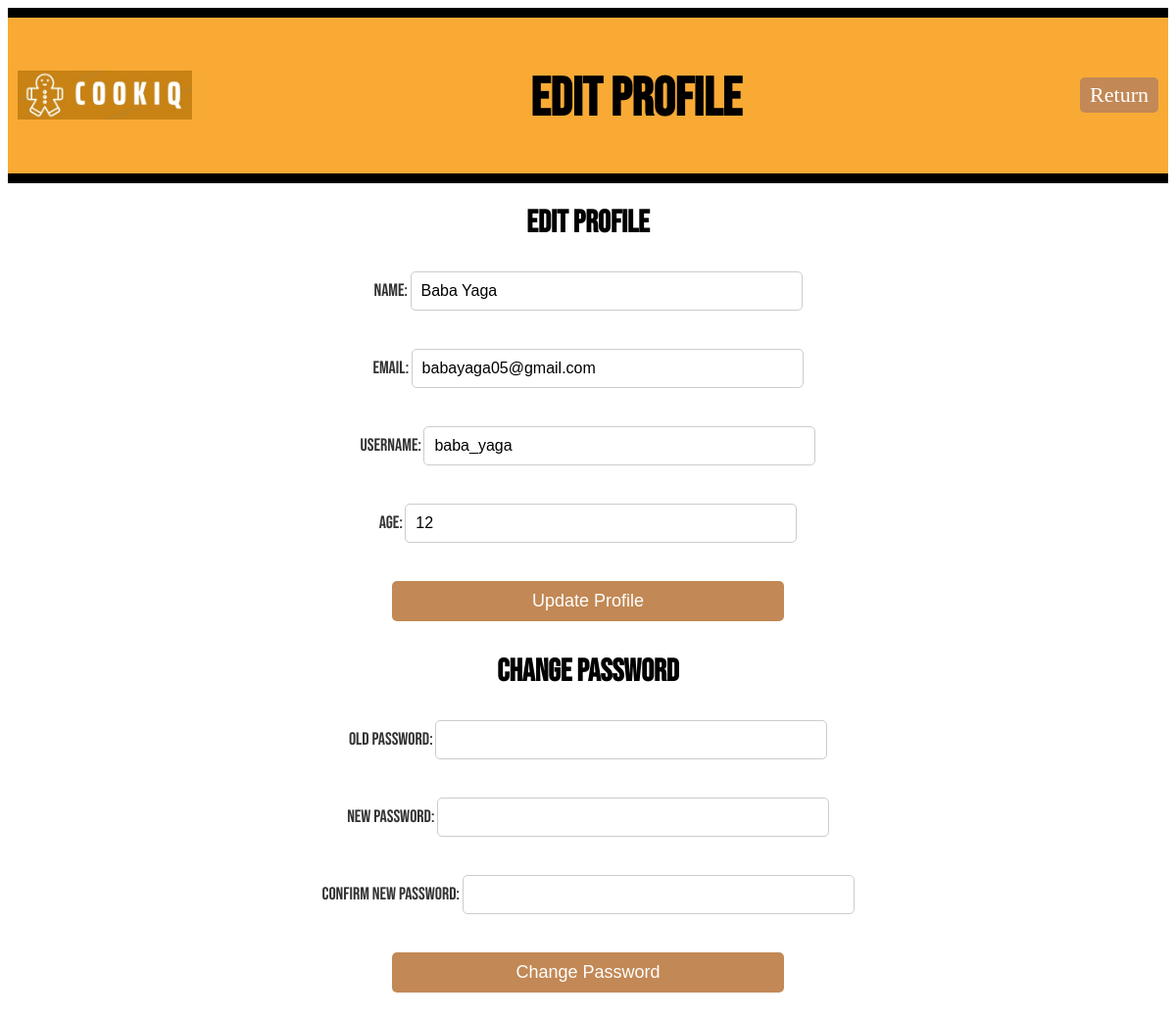
/edit_profile/2, run on an earlier commit of the app's database.
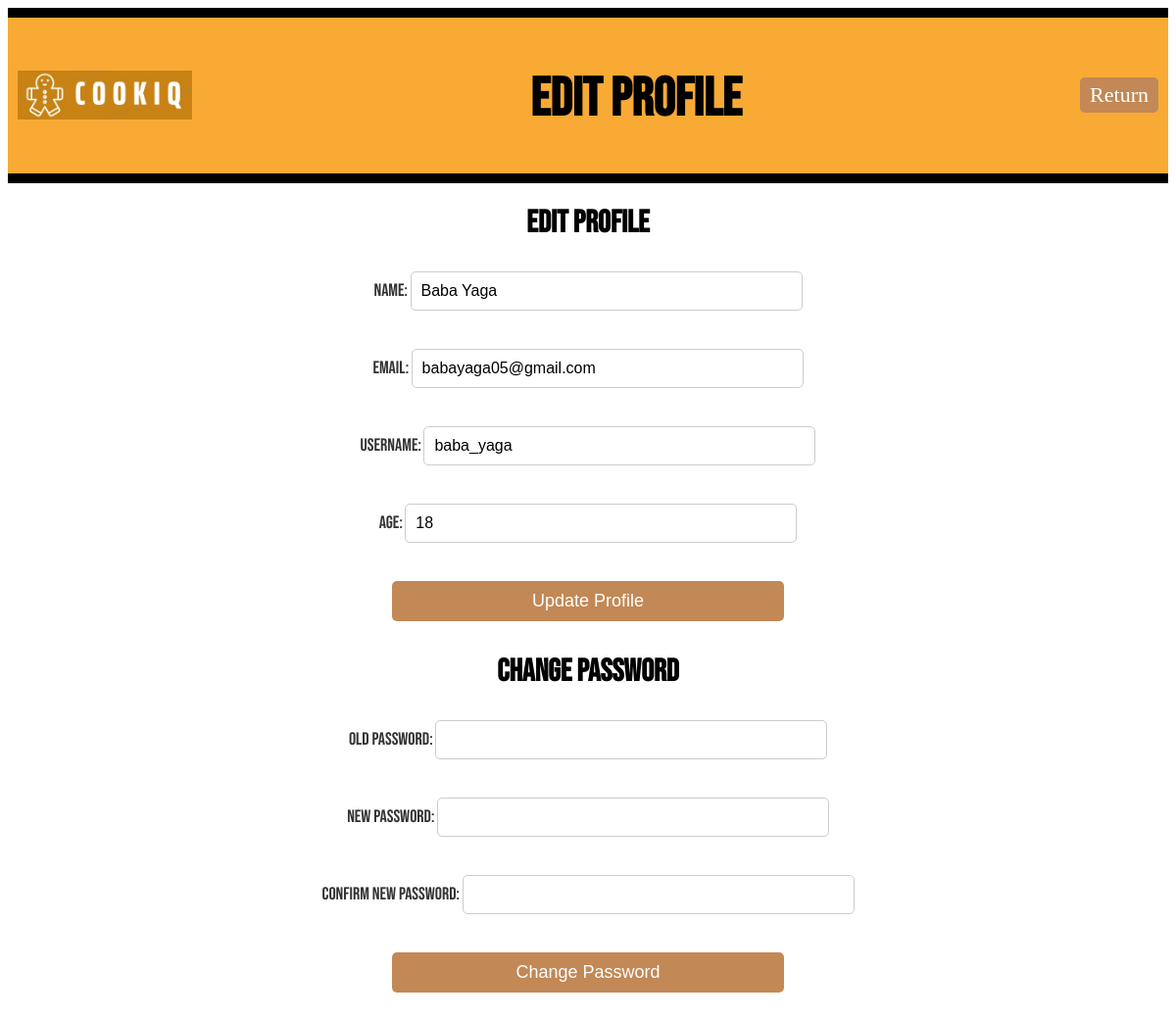
And on a later commit of the database.
### models.py (models this page shows, shortened)
class User(db.Model):
    id = db.Column(db.Integer, primary_key=True)
    name = db.Column(db.String(100), nullable=False)
    email = db.Column(db.String(80), unique=True, nullable=False)
    username = db.Column(db.String(100), unique=True, nullable=False)
    age = db.Column(db.Integer)
    password = db.Column(db.String(100), nullable=False)
    created_at = db.Column(db.DateTime(timezone=True), default=lambda: datetime.now(timezone('Asia/Kuala_Lumpur')))
    number_of_warnings = db.Column(db.Integer, default=0)
    recipes = db.relationship('Recipe', backref='author', cascade="all, delete-orphan", lazy=True)
    comments = db.relationship('Comment', backref='commenter', cascade="all, delete-orphan", lazy=True)
    favourite_recipes = db.relationship('FavouriteRecipe', backref='user_fav', cascade="all, delete-orphan", lazy=True)
    notifications = db.relationship('Notification', back_populates='user', cascade="all, delete-orphan", lazy=True, overlaps="user_notifications")
    reports = db.relationship('Report', back_populates='user', cascade="all, delete-orphan", lazy=True, overlaps="user_reports")

### main.py (the view, shortened to what this page needs)
@app.route("/edit_profile/<int:user_id>", methods=["GET", "POST"])
def edit_profile(user_id):
    user = User.query.get_or_404(user_id)
    update_message = None
    password_message = None
    return render_template("edit_profile.html", user=user, update_message=update_message, password_message=password_message)

### templates/edit_profile.html (shortened to what this page needs)
<!DOCTYPE html>
<html>
<head>
    <link rel="stylesheet" type="text/css" href="{{ url_for('static', filename='style.css') }}">
</head>
<body>
    <div class="header">
        <div class="logo-container">
            <img style="height: 50px; padding-bottom: 30px;" src="{{ url_for('static', filename='Logo_CookiQ.jpeg') }}" alt="Logo_CookiQ">
        </div>
        <h1 class="title">Edit Profile</h1>
        <a href="{{ url_for('user_profile', user_id=user.id) }}" class="LogOutButton">Return</a>
    </div>
    <h1 class="form-container-edit-profile">Edit Profile</h1>
    <div class="form-container-edit-profile">
        <form method="POST" action="{{ url_for('edit_profile', user_id=user.id) }}">
            <label for="name">Name:</label>
            <input type="text" id="name" name="name" value="{{ user.name }}" required><br><br>
            <label for="email">Email:</label>
            <input type="email" id="email" name="email" value="{{ user.email }}" required><br><br>
            <label for="username">Username:</label>
            <input type="text" id="username" name="username" value="{{ user.username }}" required><br><br>
            <label for="age">Age:</label>
            <input type="number" id="age" name="age" value="{{ user.age }}" required min="0"><br><br>
            <input type="submit" value="Update Profile">
        </form>
    </div>
    <h1 class="form-container-edit-profile">Change Password</h1>
    <div class="form-container-edit-profile">
        <form method="POST" action="{{ url_for('edit_profile', user_id=user.id) }}">
            <label for="old_password">Old Password:</label>
            <input type="password" id="old_password" name="old_password" required><br><br>
            <label for="new_password">New Password:</label>
            <input type="password" id="new_password" name="new_password" required><br><br>
            <label for="confirm_new_password">Confirm New Password:</label>
            <input type="password" id="confirm_new_password" name="confirm_new_password" required><br><br>
            <input type="submit" value="Change Password">
        </form>
    </div>
</body>
</html>

What changed in the data, as far as the page shows it:
changed User "Baba Yaga": age "12" → "18"
